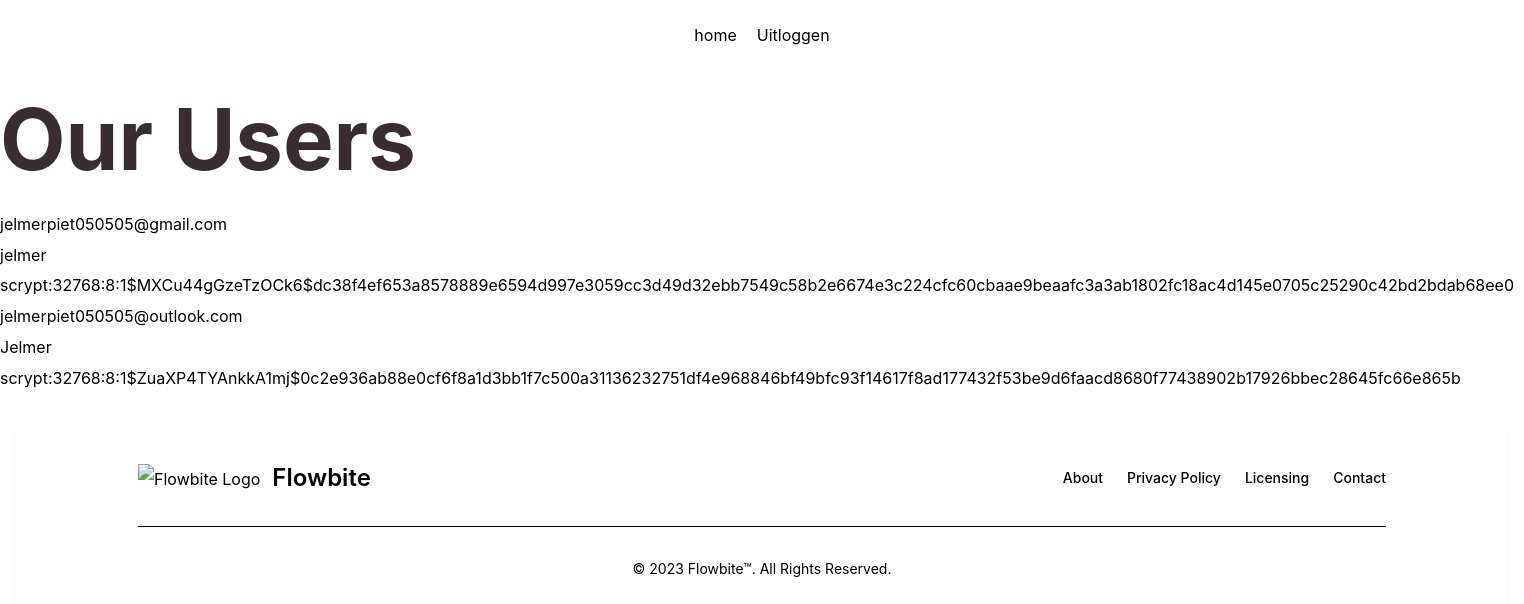
/check_db (signed in), run on the app's committed database.
### webtech/models.py (models this page shows, shortened)
class User(db.Model, UserMixin) :
    __tablename__ = 'users'
    id = db.Column(db.Integer, primary_key = True)
    email = db.Column(db.String(64), unique=True, index=True)
    username = db.Column(db.String(64), unique=True, index=True)
    password_hash = db.Column(db.String(128))
    boekingen_id = db.relationship('Boeking', backref='user', uselist=False)

### app.py (the view)
@app.route('/check_db', methods=['GET'])
def check_db():
    users = User.query.all()
    return render_template("toon_users.html", users=users)

### webtech/models.py (called while the page is built)
@login_manager.user_loader
def load_user(user_id):
    return User.query.get(user_id)

### webtech/templates/toon_users.html
{%extends 'base.html'%}
{% block content %}
    <h1>Our Users</h1>
    <ul>
        {% for user in users%}
            <li>{{ user.email }}</li>
            <li>{{ user.username }}</li>
            <li>{{ user.password_hash }}</li>
        {%endfor%}
    </ul>
{%endblock%}

### data on the page
User: email "jelmerpiet050505@gmail.com", username "jelmer", password_hash "scrypt:32768:8:1$MXCu44gGzeTzOCk6$dc38f4ef653a8578889e6594d997e3059cc3d49d32ebb7549c58b2e6674e3c224cfc60cbaae9beaafc3a3ab1802fc18ac4d145e0705c25290c42bd2bdab68ee0"
User: email "jelmerpiet050505@outlook.com", username "Jelmer", password_hash "scrypt:32768:8:1$ZuaXP4TYAnkkA1mj$0c2e936ab88e0cf6f8a1d3bb1f7c500a31136232751df4e968846bf49bfc93f14617f8ad177432f53be9d6faacd8680f77438902b17926bbec28645fc66e865b"
